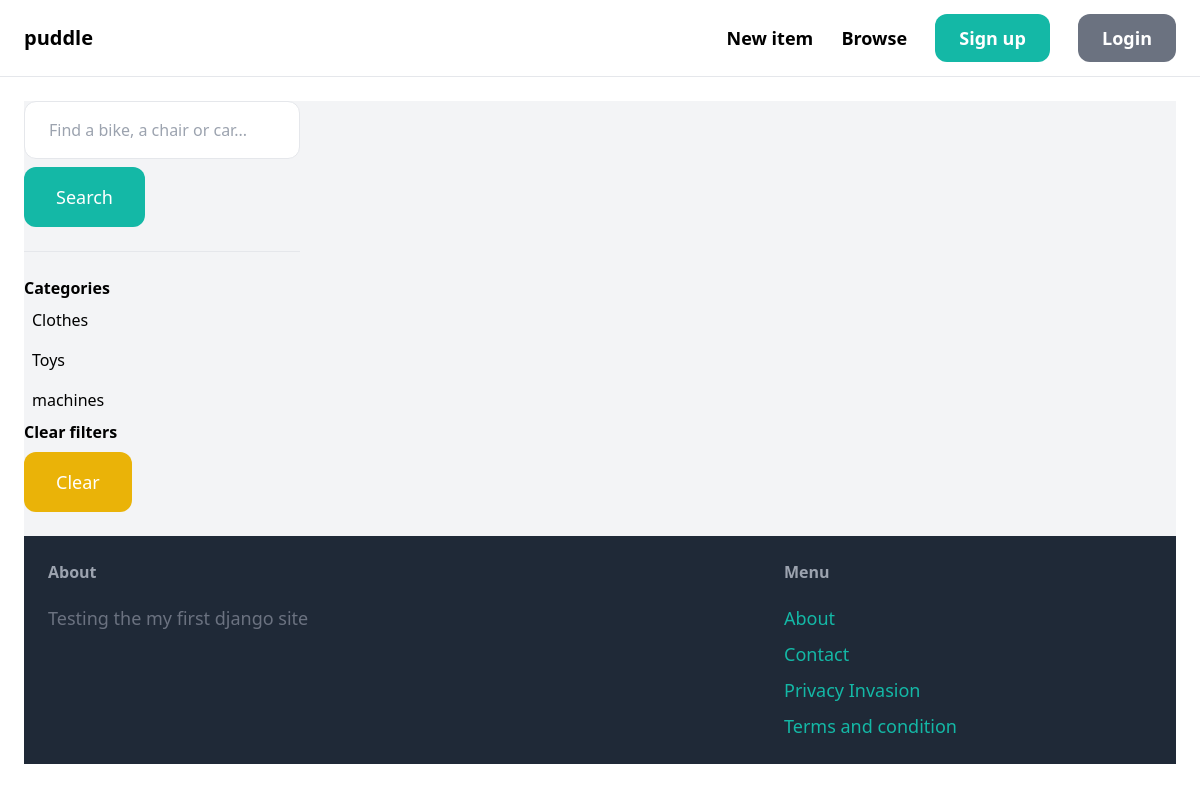
The page /item/ on the database its author committed.
### item/models.py (models this page shows, shortened)
class category(models.Model):
    name = models.CharField(max_length= 255)
    class Meta:
        ordering = ('name',)
        verbose_name_plural = 'Categories'

### item/views.py (the view)
# urls.py: path('',views.items,name= 'items'),
def items(request):
    items = Item.objects.filter(is_sold = False)
    category_id = request.GET.get('category',0)
    categories = category.objects.all()
    query = request.GET.get('query','')
    if category_id:
        items = items.filter(category_id= category_id)
    if query:
        items= items.filter(Q(name__icontains=query) | Q(description__icontains=query))
    return render(request,'item/items.html',{
        'items':items,
        'query':query,
        'categories':categories,
        'category_id':int(category_id),
    })

### item/templates/item/items.html (shortened to what this page needs)
{% extends 'core/base.html' %}
{% block content %}
    <div class="pb-6 grid grid-cols-4 gap-4 bg-gray-100">
        <div class = "col-span-1">
            <form method="get" action="{% url 'item:items' %}">
                <input name="query" class="w-full py-4 px-6 border rounded-xl" type="text" value="{{ query }}" placeholder="Find a bike, a chair or car...">
                <button class="mt-2 py-4 px-8 text-lg bg-teal-500 text-white rounded-xl">Search</button>
            </form>
            <hr class="my-6">
            <p class="font-semibold">Categories</p>
            <ul>
                {% for category in categories %}
                    <li class="py-2 px-2 rounded-xl{% if category.id == category_id %} bg-gray-200{% endif %}">
                        <a href="{% url 'item:items' %}?query={{ query }}&category={{ category.id }}">{{ category.name }}</a>
                    </li>
                {% endfor %}
            </ul>
            <p class="font-semibold">Clear filters</p>
            <ul>
                <li><a href="{% url 'item:items' %}" class="mt-2 py-4 px-8 inline-block bg-yellow-500 text-lg rounded-xl text-white">Clear</a>
        </div>
        <div class= "col-span-3">
        </div>
{% endblock  %}

### rows shown on the page
category: name "Clothes"
category: name "Toys"
category: name "machines"
